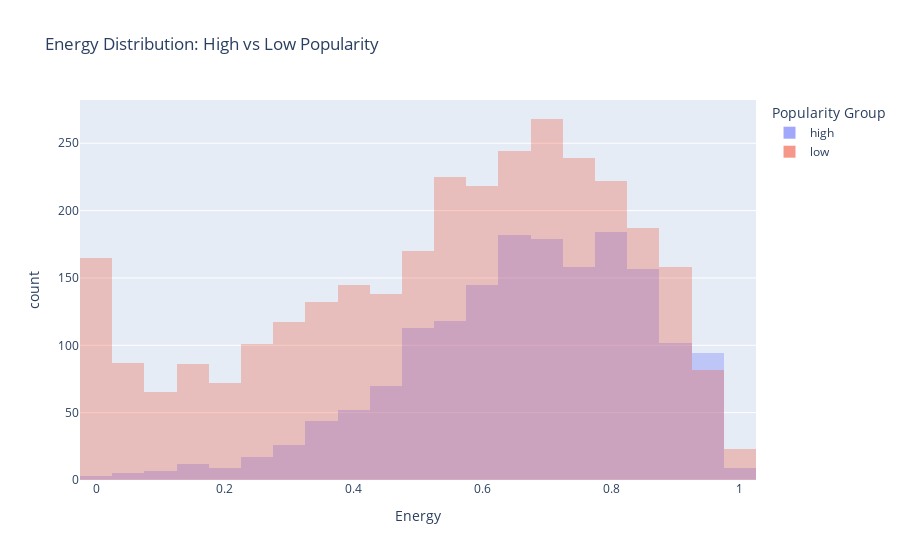

The notebook cell saved with this chart:
### Markdown cell above
## 2. Distribution of Audio Features
Compare how “energy” and “danceability” differ by popularity group.

### Code cell
fig_energy = px.histogram(
    df,
    x="energy",
    color="group",
    barmode="overlay",
    nbins=30,
    title="Energy Distribution: High vs Low Popularity",
    labels={"energy": "Energy", "group": "Popularity Group"}
)
fig_energy.update_traces(opacity=0.6)
fig_energy.show()

### Figure 1 — Plotly figure (JSON) as saved in the notebook; plotly's stock layout.template omitted (floating-point values rounded to 4 significant figures; data arrays with more than 128 entries replaced by an {"elided": "..."} marker saying what was removed)
{"data": [{"bingroup": "x", "hovertemplate": "Popularity Group=high<br>Energy=%{x}<br>count=%{y}<extra></extra>", "legendgroup": "high", "marker": {"color": "#636efa", "opacity": 0.5, "pattern": {"shape": ""}}, "name": "high", "nbinsx": 30, "opacity": 0.6, "orientation": "v", "showlegend": true, "type": "histogram", "x": {"elided": "1686 float values"}, "xaxis": "x", "yaxis": "y"}, {"bingroup": "x", "hovertemplate": "Popularity Group=low<br>Energy=%{x}<br>count=%{y}<extra></extra>", "legendgroup": "low", "marker": {"color": "#EF553B", "opacity": 0.5, "pattern": {"shape": ""}}, "name": "low", "nbinsx": 30, "opacity": 0.6, "orientation": "v", "showlegend": true, "type": "histogram", "x": {"elided": "3145 float values"}, "xaxis": "x", "yaxis": "y"}], "layout": {"barmode": "overlay", "legend": {"title": {"text": "Popularity Group"}, "tracegroupgap": 0}, "title": {"text": "Energy Distribution: High vs Low Popularity"}, "xaxis": {"anchor": "y", "domain": [0, 1], "title": {"text": "Energy"}}, "yaxis": {"anchor": "x", "domain": [0, 1], "title": {"text": "count"}}}}
